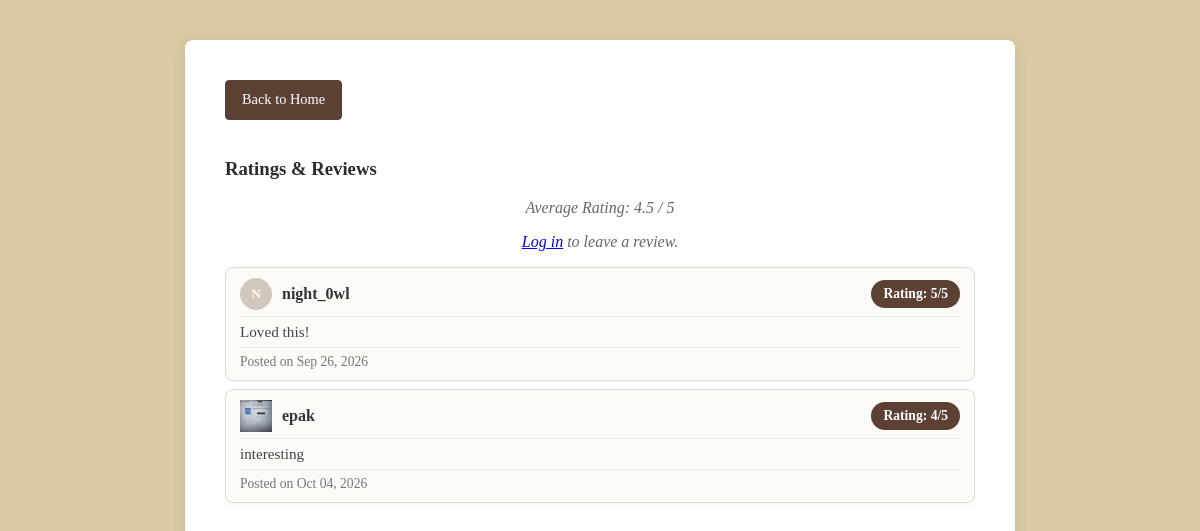
/catalog/book/21/, run on the app's committed database.
### catalog/models.py (models this page shows, shortened)
class Review(models.Model):
    review_id = models.AutoField(primary_key=True)
    book = models.ForeignKey(Book, on_delete=models.CASCADE, related_name='reviews')
    user = models.ForeignKey(User, on_delete=models.CASCADE, related_name='reviews')
    rating = models.IntegerField()
    comment = models.TextField()
    created_at = models.DateTimeField(auto_now_add=True)
    updated_at = models.DateTimeField(auto_now=True)

class UserProfile(models.Model):
    user = models.OneToOneField(User, on_delete=models.CASCADE)
    full_name = models.CharField(max_length=150, blank=True)
    bio = models.TextField(blank=True)
    profile_picture = models.ImageField(upload_to='profile_pics/', blank=True, null=True)
    is_verified = models.BooleanField(default=False)
    verification_token = models.CharField(max_length=100, blank=True, null=True)

### catalog/views.py (the view)
# urls.py: path('book/<int:book_id>/', views.book_detail, name='book_detail'),
def book_detail(request, book_id):
    book = get_object_or_404(Book, pk=book_id)
    reviews = Review.objects.filter(book=book)
    avg_rating = reviews.aggregate(Avg('rating'))['rating__avg']
    user_has_reviewed = False
    if request.user.is_authenticated:
        user_has_reviewed = reviews.filter(user=request.user).exists()
    context = {
        'book': book,
        'reviews': reviews,
        'avg_rating': avg_rating,
        'user_has_reviewed': user_has_reviewed,
    }
    return render(request, 'catalog/book_detail.html', context)

### catalog/templates/catalog/book_detail.html (shortened to what this page needs)
<head>
    {% load static %}
    <link rel="stylesheet" href="{% static 'catalog/style.css' %}">
</head>
<body>
    <div class="book-card">
        <div class="mb-3">
        <a href="{% url 'index' %}" class="custom-back-btn">Back to Home</a>
    </div>
    <div class="reviews-section mt-5">
    <h3>Ratings & Reviews</h3>
    <p>Average Rating:
    {% if avg_rating %}
        {{ avg_rating|floatformat:1 }} / 5
    {% else %}
        No ratings yet
    {% endif %}
    </p>
    {% if user.is_authenticated %}
        {% if not user_has_reviewed %}
        <form method="POST" action="{% url 'add_review' book.pk %}" class="mb-4">
            {% csrf_token %}
            <div class="mb-3">
                <label for="rating" class="form-label">Rating (1-5)</label>
                <select name="rating" id="rating" class="form-select" required>
                    <option value="" selected disabled>Choose...</option>
                    <option value="1">1 - Poor</option>
                    <option value="2">2 - Average</option>
                    <option value="3">3 - Good</option>
                    <option value="4">4 - Very Good</option>
                    <option value="5">5 - Excellent</option>
                </select>
            </div>
            <div class="mb-3">
                <label for="comment" class="form-label">Review Comment</label>
                <textarea name="comment" id="comment" rows="3" class="form-control" placeholder="Write your review here..."></textarea>
            </div>
            <button type="submit" class="btn btn-primary">Submit Review</button>
        </form>
    {% else %}
        <p class="text-muted fst-italic mb-4">You have already reviewed this book. You can edit your existing review below.</p>
        {% endif %}
    {% else %}
        <p><a href="{% url 'login' %}">Log in</a> to leave a review.</p>
    {% endif %}
    <div class="list-group">
        {% for review in reviews %}
            <div class="list-group-item list-group-item-action flex-column align-items-start mb-2">
                <div class="review-header" style="display: flex; justify-content: space-between; align-items: center; width: 100%;">
        <div style="display: flex; align-items: center; gap: 10px;">
        {% if review.user.userprofile.profile_picture %}
        <img src="{{ review.user.userprofile.profile_picture.url }}" alt="{{ review.user.username }}" class="rounded-circle me-2" width="32" height="32" style="object-fit: cover;">
        {% else %}
        <div style="width: 32px; height: 32px; border-radius: 50%; background-color: #d1c7bd; display: flex; align-items: center; justify-content: center; font-weight: bold; color: #fff; font-size: 0.8rem;">
            {{ review.user.username|make_list|first|upper }}
        </div>
        {% endif %}
                <h5 style="margin: 0; font-weight: bold; font-size: 1rem;">{{ review.user.username }}</h5>
            </div>
                    <span class="badge bg-secondary">Rating: {{ review.rating }}/5</span>
                </div>
                <p class="mb-1 review-comment">{{ review.comment }}</p>
                <div class="review-footer">
                <small class="text-muted">Posted on {{ review.created_at|date:"M d, Y" }}</small>
</div>
            </div>
        {% empty %}
            <p class="text-muted">No reviews yet. Be the first to review this book!</p>
        {% endfor %}
    </div>
</div>
</body>
</html>

### catalog/static/catalog/style.css (style rules this page uses)
body p { text-align: center; color: #666; font-style: italic; }

### catalog/templates/catalog/book_detail.html (style rules this page uses)
body { background-color: #d9c9a3; font-family: 'Georgia', serif; color: #2c2c2c; margin: 0; padding: 40px 20px; display: flex; justify-content: center; }
.book-card { width: 100%; max-width: 750px; background: #ffffff; padding: 40px; border-radius: 8px; box-shadow: 0 4px 15px rgba(0, 0, 0, 0.08); }
.list-group { border-radius: 8px; }
.list-group-item { background-color: #fdfbf7 !important; border: 1px solid #e0dad0 !important; border-radius: 8px !important; margin-bottom: 8px !important; padding: 10px 14px !important; box-shadow: 0 2px 6px rgba(0, 0, 0, 0.03); }
.list-group-item h5 { font-size: 1.1rem; font-weight: bold; color: #333333; }
.list-group-item .review-header { width: 100%; display: flex; justify-content: space-between; align-items: center; margin-bottom: 2px !important; border-bottom: 1px solid #eaeaea; padding-bottom: 6px !important; }
.list-group-item .review-comment { font-style: normal; color: #444; font-size: 0.95rem; margin: 6px 0 !important; text-align: left; width: 100%; }
.list-group-item { background-color: #fdfbf7 !important; border: 1px solid #e0dad0 !important; }
.badge { background-color: #5c4033 !important; color: #fff !important; padding: 6px 12px; border-radius: 20px; font-size: 0.85rem; font-weight: 600; }
.list-group-item .text-muted, .list-group-item small { color: #777 !important; font-size: 0.85rem; }
.review-footer { display: flex; justify-content: space-between; align-items: center; width: 100%; margin-top: 6px !important; padding-top: 6px !important; border-top: 1px solid #eaeaea; }
.custom-back-btn { display: inline-block !important; background-color: #5c4033 !important; color: #ffffff !important; padding: 8px 16px !important; border-radius: 4px !important; border: 1px solid #5c4033 !important; text-decoration: none !important; font-weight: 500 !important; font-size: 0.9rem !important; margin-bottom: 20px !important; line-height: 1.5 !important; transition: all 0.2s ease !important; }

### data on the page
Review: user.username|make_list "N", user.username "night_0wl", rating "5", comment "Loved this!", created_at "Sep 26, 2026"
Review: user.userprofile.profile_picture (picture), user.username "epak", rating "4", comment "interesting", created_at "Oct 04, 2026"

### other printed values
{{ avg_rating|floatformat:1 }} "4.5"
